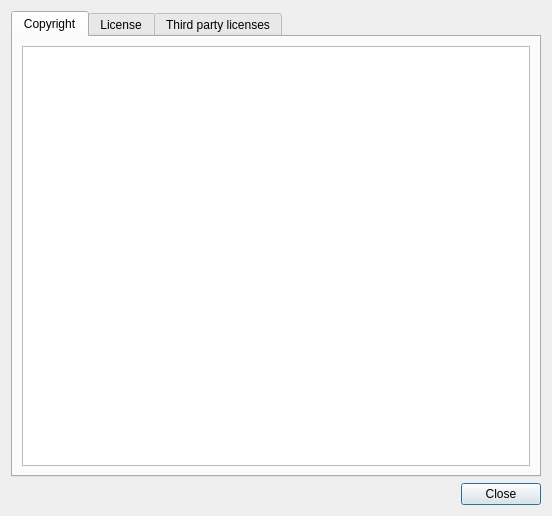
<?xml version="1.0" encoding="UTF-8"?>
<ui version="4.0">
 <class>QLicenseDialogBase</class>
 <widget class="QDialog" name="QLicenseDialogBase">
  <property name="geometry">
   <rect>
    <x>0</x>
    <y>0</y>
    <width>552</width>
    <height>516</height>
   </rect>
  </property>
  <property name="windowTitle">
   <string>Starviewer license information</string>
  </property>
  <layout class="QVBoxLayout" name="verticalLayout_4">
   <item>
    <widget class="QTabWidget" name="tabWidget">
     <property name="currentIndex">
      <number>0</number>
     </property>
     <widget class="QWidget" name="tab">
      <attribute name="title">
       <string>Copyright</string>
      </attribute>
      <layout class="QVBoxLayout" name="verticalLayout">
       <item>
        <widget class="QTextBrowser" name="m_copyrightTextBrowser"/>
       </item>
      </layout>
     </widget>
     <widget class="QWidget" name="tab_2">
      <attribute name="title">
       <string>License</string>
      </attribute>
      <layout class="QVBoxLayout" name="verticalLayout_2">
       <item>
        <widget class="QTextBrowser" name="m_licenseTextBrowser"/>
       </item>
      </layout>
     </widget>
     <widget class="QWidget" name="tab_3">
      <attribute name="title">
       <string>Third party licenses</string>
      </attribute>
      <layout class="QVBoxLayout" name="verticalLayout_3">
       <item>
        <widget class="QTextBrowser" name="m_thirdPartyLicensesTextBrowser"/>
       </item>
      </layout>
     </widget>
    </widget>
   </item>
   <item>
    <widget class="QDialogButtonBox" name="buttonBox">
     <property name="orientation">
      <enum>Qt::Horizontal</enum>
     </property>
     <property name="standardButtons">
      <set>QDialogButtonBox::Close</set>
     </property>
    </widget>
   </item>
  </layout>
 </widget>
 <resources/>
 <connections>
  <connection>
   <sender>buttonBox</sender>
   <signal>accepted()</signal>
   <receiver>QLicenseDialogBase</receiver>
   <slot>accept()</slot>
   <hints>
    <hint type="sourcelabel">
     <x>248</x>
     <y>254</y>
    </hint>
    <hint type="destinationlabel">
     <x>157</x>
     <y>274</y>
    </hint>
   </hints>
  </connection>
  <connection>
   <sender>buttonBox</sender>
   <signal>rejected()</signal>
   <receiver>QLicenseDialogBase</receiver>
   <slot>reject()</slot>
   <hints>
    <hint type="sourcelabel">
     <x>316</x>
     <y>260</y>
    </hint>
    <hint type="destinationlabel">
     <x>286</x>
     <y>274</y>
    </hint>
   </hints>
  </connection>
 </connections>
</ui>
